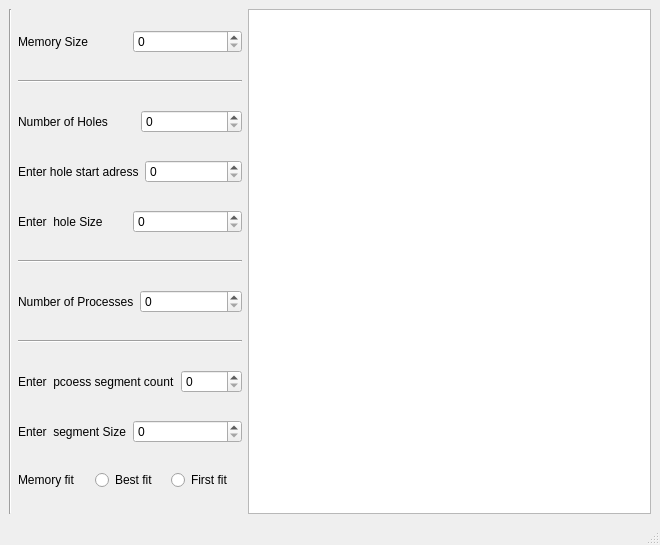
<?xml version="1.0" encoding="UTF-8"?>
<ui version="4.0">
 <class>MemoryMangement</class>
 <widget class="QMainWindow" name="MemoryMangement">
  <property name="geometry">
   <rect>
    <x>0</x>
    <y>0</y>
    <width>660</width>
    <height>545</height>
   </rect>
  </property>
  <property name="windowTitle">
   <string>MemoryMangement</string>
  </property>
  <widget class="QWidget" name="centralwidget">
   <layout class="QGridLayout" name="gridLayout">
    <item row="0" column="1">
     <widget class="Line" name="line">
      <property name="orientation">
       <enum>Qt::Vertical</enum>
      </property>
     </widget>
    </item>
    <item row="0" column="3">
     <widget class="QListWidget" name="listWidget_processes"/>
    </item>
    <item row="0" column="2">
     <layout class="QVBoxLayout" name="verticalLayout">
      <item>
       <layout class="QHBoxLayout" name="horizontalLayout">
        <item>
         <widget class="QLabel" name="label_memorySize">
          <property name="text">
           <string>Memory Size</string>
          </property>
         </widget>
        </item>
        <item>
         <widget class="QSpinBox" name="spinBox_memorySize">
          <property name="maximum">
           <number>10000</number>
          </property>
         </widget>
        </item>
       </layout>
      </item>
      <item>
       <widget class="Line" name="line_2">
        <property name="orientation">
         <enum>Qt::Horizontal</enum>
        </property>
       </widget>
      </item>
      <item>
       <layout class="QHBoxLayout" name="horizontalLayout_2">
        <item>
         <widget class="QLabel" name="label_numberOfHoles">
          <property name="text">
           <string>Number of Holes        </string>
          </property>
         </widget>
        </item>
        <item>
         <widget class="QSpinBox" name="spinBox_HolesCount">
          <property name="maximum">
           <number>10000</number>
          </property>
         </widget>
        </item>
       </layout>
      </item>
      <item>
       <layout class="QHBoxLayout" name="horizontalLayout_holeStart">
        <item>
         <widget class="QLabel" name="label_holesStart">
          <property name="text">
           <string>Enter hole start adress</string>
          </property>
         </widget>
        </item>
        <item>
         <widget class="QSpinBox" name="spinBox_holeStart">
          <property name="maximum">
           <number>10000</number>
          </property>
         </widget>
        </item>
       </layout>
      </item>
      <item>
       <layout class="QHBoxLayout" name="horizontalLayout_holeSize">
        <item>
         <widget class="QLabel" name="label_HoleSize">
          <property name="text">
           <string>Enter  hole Size</string>
          </property>
         </widget>
        </item>
        <item>
         <widget class="QSpinBox" name="spinBox_holeSize">
          <property name="maximum">
           <number>10000</number>
          </property>
         </widget>
        </item>
       </layout>
      </item>
      <item>
       <widget class="Line" name="line_4">
        <property name="orientation">
         <enum>Qt::Horizontal</enum>
        </property>
       </widget>
      </item>
      <item>
       <layout class="QHBoxLayout" name="horizontalLayout_processesCount">
        <item>
         <widget class="QLabel" name="label_numberOfProcess">
          <property name="text">
           <string>Number of Processes</string>
          </property>
         </widget>
        </item>
        <item>
         <widget class="QSpinBox" name="spinBox_ProcessesCount">
          <property name="maximum">
           <number>10000</number>
          </property>
         </widget>
        </item>
       </layout>
      </item>
      <item>
       <widget class="Line" name="line_3">
        <property name="orientation">
         <enum>Qt::Horizontal</enum>
        </property>
       </widget>
      </item>
      <item>
       <layout class="QHBoxLayout" name="horizontalLayout_segmentCount">
        <item>
         <widget class="QLabel" name="label_segmentCount">
          <property name="text">
           <string>Enter  pcoess segment count</string>
          </property>
         </widget>
        </item>
        <item>
         <widget class="QSpinBox" name="spinBox_segmentsCount">
          <property name="maximum">
           <number>10000</number>
          </property>
         </widget>
        </item>
       </layout>
      </item>
      <item>
       <layout class="QHBoxLayout" name="horizontalLayout_segmentSize">
        <item>
         <widget class="QLabel" name="label_segmentSize">
          <property name="text">
           <string>Enter  segment Size</string>
          </property>
         </widget>
        </item>
        <item>
         <widget class="QSpinBox" name="spinBox_segmentSize">
          <property name="maximum">
           <number>10000</number>
          </property>
         </widget>
        </item>
       </layout>
      </item>
      <item>
       <layout class="QHBoxLayout" name="horizontalLayout_memoryFit">
        <item>
         <widget class="QLabel" name="label_memoryFit">
          <property name="text">
           <string>Memory fit</string>
          </property>
         </widget>
        </item>
        <item>
         <widget class="QRadioButton" name="radioButton_BestFit">
          <property name="text">
           <string>Best fit</string>
          </property>
         </widget>
        </item>
        <item>
         <widget class="QRadioButton" name="radioButton_FirstFit">
          <property name="text">
           <string>First fit</string>
          </property>
         </widget>
        </item>
       </layout>
      </item>
     </layout>
    </item>
   </layout>
  </widget>
  <widget class="QMenuBar" name="menubar">
   <property name="geometry">
    <rect>
     <x>0</x>
     <y>0</y>
     <width>660</width>
     <height>26</height>
    </rect>
   </property>
  </widget>
  <widget class="QStatusBar" name="statusbar"/>
 </widget>
 <resources/>
 <connections/>
</ui>
